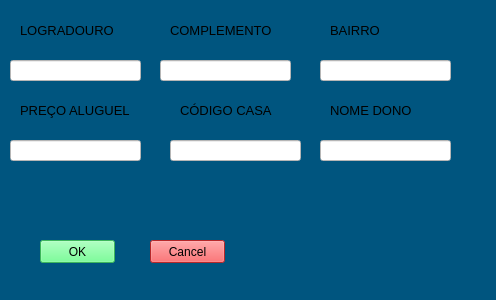
<?xml version="1.0" encoding="UTF-8"?>
<ui version="4.0">
 <class>Form</class>
 <widget class="QWidget" name="Form">
  <property name="geometry">
   <rect>
    <x>0</x>
    <y>0</y>
    <width>496</width>
    <height>300</height>
   </rect>
  </property>
  <property name="windowTitle">
   <string>Form</string>
  </property>
  <property name="styleSheet">
   <string notr="true">background-color: rgb(0, 85, 127);</string>
  </property>
  <widget class="QPushButton" name="pushButton">
   <property name="geometry">
    <rect>
     <x>40</x>
     <y>240</y>
     <width>75</width>
     <height>23</height>
    </rect>
   </property>
   <property name="styleSheet">
    <string notr="true">background-color: rgb(85, 255, 127);</string>
   </property>
   <property name="text">
    <string>OK</string>
   </property>
  </widget>
  <widget class="QPushButton" name="pushButton_2">
   <property name="geometry">
    <rect>
     <x>150</x>
     <y>240</y>
     <width>75</width>
     <height>23</height>
    </rect>
   </property>
   <property name="styleSheet">
    <string notr="true">background-color: rgb(255, 56, 59);</string>
   </property>
   <property name="text">
    <string>Cancel</string>
   </property>
  </widget>
  <widget class="QLineEdit" name="lineEdit">
   <property name="geometry">
    <rect>
     <x>10</x>
     <y>60</y>
     <width>131</width>
     <height>21</height>
    </rect>
   </property>
   <property name="styleSheet">
    <string notr="true">background-color: rgb(255, 255, 255);</string>
   </property>
  </widget>
  <widget class="QLabel" name="label">
   <property name="geometry">
    <rect>
     <x>20</x>
     <y>20</y>
     <width>111</width>
     <height>21</height>
    </rect>
   </property>
   <property name="font">
    <font>
     <pointsize>10</pointsize>
    </font>
   </property>
   <property name="text">
    <string>LOGRADOURO</string>
   </property>
  </widget>
  <widget class="QLabel" name="label_2">
   <property name="geometry">
    <rect>
     <x>170</x>
     <y>20</y>
     <width>111</width>
     <height>21</height>
    </rect>
   </property>
   <property name="font">
    <font>
     <pointsize>10</pointsize>
    </font>
   </property>
   <property name="text">
    <string>COMPLEMENTO</string>
   </property>
  </widget>
  <widget class="QLineEdit" name="lineEdit_2">
   <property name="geometry">
    <rect>
     <x>160</x>
     <y>60</y>
     <width>131</width>
     <height>21</height>
    </rect>
   </property>
   <property name="styleSheet">
    <string notr="true">background-color: rgb(255, 255, 255);</string>
   </property>
  </widget>
  <widget class="QLabel" name="label_3">
   <property name="geometry">
    <rect>
     <x>330</x>
     <y>20</y>
     <width>111</width>
     <height>21</height>
    </rect>
   </property>
   <property name="font">
    <font>
     <pointsize>10</pointsize>
    </font>
   </property>
   <property name="text">
    <string>BAIRRO</string>
   </property>
  </widget>
  <widget class="QLineEdit" name="lineEdit_3">
   <property name="geometry">
    <rect>
     <x>320</x>
     <y>60</y>
     <width>131</width>
     <height>21</height>
    </rect>
   </property>
   <property name="styleSheet">
    <string notr="true">background-color: rgb(255, 255, 255);</string>
   </property>
  </widget>
  <widget class="QLabel" name="label_4">
   <property name="geometry">
    <rect>
     <x>20</x>
     <y>100</y>
     <width>111</width>
     <height>21</height>
    </rect>
   </property>
   <property name="font">
    <font>
     <pointsize>10</pointsize>
    </font>
   </property>
   <property name="text">
    <string>PREÇO ALUGUEL</string>
   </property>
  </widget>
  <widget class="QLineEdit" name="lineEdit_4">
   <property name="geometry">
    <rect>
     <x>10</x>
     <y>140</y>
     <width>131</width>
     <height>21</height>
    </rect>
   </property>
   <property name="styleSheet">
    <string notr="true">background-color: rgb(255, 255, 255);</string>
   </property>
  </widget>
  <widget class="QLabel" name="label_5">
   <property name="geometry">
    <rect>
     <x>180</x>
     <y>100</y>
     <width>111</width>
     <height>21</height>
    </rect>
   </property>
   <property name="font">
    <font>
     <pointsize>10</pointsize>
    </font>
   </property>
   <property name="text">
    <string>CÓDIGO CASA</string>
   </property>
  </widget>
  <widget class="QLineEdit" name="lineEdit_5">
   <property name="geometry">
    <rect>
     <x>170</x>
     <y>140</y>
     <width>131</width>
     <height>21</height>
    </rect>
   </property>
   <property name="styleSheet">
    <string notr="true">background-color: rgb(255, 255, 255);</string>
   </property>
  </widget>
  <widget class="QLabel" name="label_6">
   <property name="geometry">
    <rect>
     <x>330</x>
     <y>100</y>
     <width>111</width>
     <height>21</height>
    </rect>
   </property>
   <property name="font">
    <font>
     <pointsize>10</pointsize>
    </font>
   </property>
   <property name="text">
    <string>NOME DONO</string>
   </property>
  </widget>
  <widget class="QLineEdit" name="lineEdit_6">
   <property name="geometry">
    <rect>
     <x>320</x>
     <y>140</y>
     <width>131</width>
     <height>21</height>
    </rect>
   </property>
   <property name="styleSheet">
    <string notr="true">background-color: rgb(255, 255, 255);</string>
   </property>
  </widget>
 </widget>
 <resources/>
 <connections/>
</ui>
